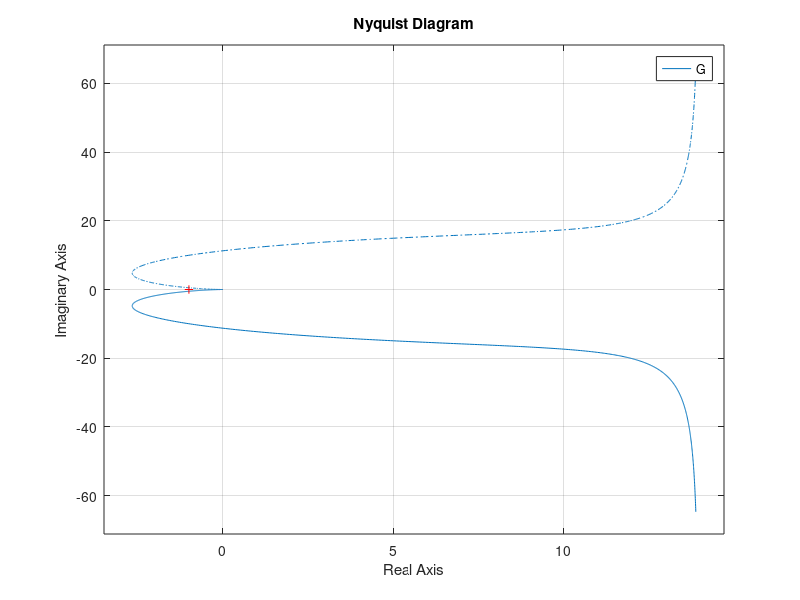
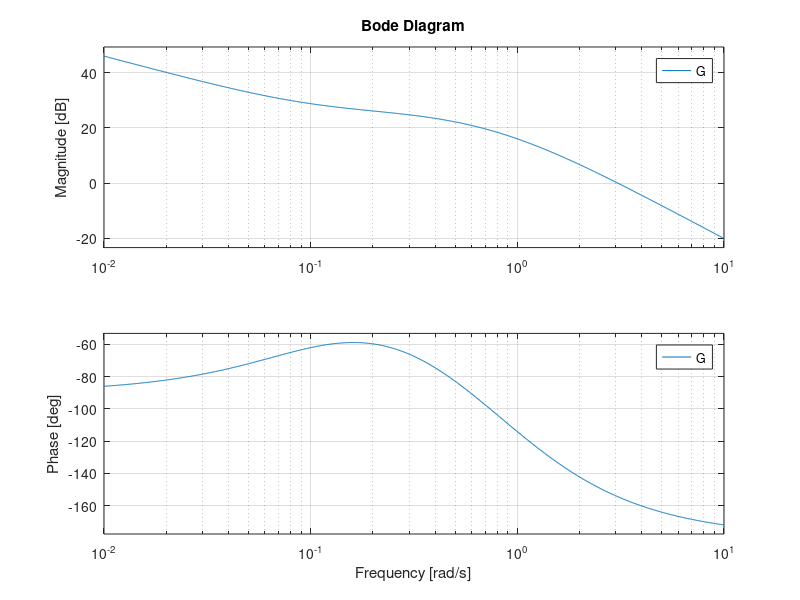

These charts were generated, in order, by the following MATLAB code: (Note: this script raises an error after producing the figures.)
%% Ejercicio 1

close all
clear all
clc

s = tf('s');

num = 10*(s+0.1);
den = s*(s+0.5)*(s+1);
G = num/den;
nyquist(G)
figure
bode(G)
%% Ejercicio 2
c
K = 14.5;
num = K*(s+2);
den = s*(s+5)*(s^2+2*s+2);
G = num/den;
nyquist(G)
figure
margin(G)
figure
rlocus(G)


%% Ejercicio 3

close all
clear all
clc

s = tf('s');

% Figura 1
T1 = 1/1e-2;
T2 = 1;
T3 = 1/1e2;
K  = 1;

num = K*(T1*s+1);
den = s*(T2*s+1)*(T3*s+1)^2;
G   = num/den;

margin(G)

% Figura 2
T1 = 1/1e-2;
T2 = 1/10;
K  = 1;

num = K*(T1*s+1);
den = s*(T2*s+1)*(T3*s+1)^2;
G   = num/den;

margin(G)

% Figura 3
T1 = 1;
T2 = 1/10^2;
K  = 1;

num = K*(T1*s+1)^2;
den = s^2*(T2*s+1);
G   = num/den;

margin(G)


% Figura 4

T1 = 1;
T2 = 1/10;
T3 = 1/10^4;
K  = 10^(35/20);
zita = 0.15;

num = K*(T3*s+1);
den = (T1*s+1)*(T2^2*s^2+2*T2*zita*s+1);
G   = num/den;

margin(G)

%% Ejercicio 4

close all
clear all
clc

s = tf('s');

K = 100;

num = K;
den = s*(s+1)*(s+5);
GH  = num/den;


% K critico = 30.
bode(GH)

%% Ejercicio 5

close all
clear all
clc

s = tf('s');

K = 0.28;

num = K*10*(s+0.1);
den = s*(s+0.5)*(s+1);
GH  = num/den;

bode(GH)